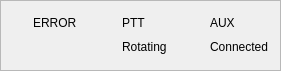
      <widget class="QFrame" name="frameStatus">
       <property name="geometry">
        <rect>
         <x>160</x>
         <y>360</y>
         <width>281</width>
         <height>71</height>
        </rect>
       </property>
       <property name="frameShape">
        <enum>QFrame::StyledPanel</enum>
       </property>
       <property name="frameShadow">
        <enum>QFrame::Raised</enum>
       </property>
       <layout class="QHBoxLayout" name="horizontalLayout_3">
        <item>
         <layout class="QGridLayout" name="gridLayout_5">
          <item row="0" column="0">
           <widget class="QLabel" name="labelLEDError">
            <property name="enabled">
             <bool>true</bool>
            </property>
            <property name="minimumSize">
             <size>
              <width>15</width>
              <height>15</height>
             </size>
            </property>
            <property name="maximumSize">
             <size>
              <width>15</width>
              <height>15</height>
             </size>
            </property>
            <property name="text">
             <string/>
            </property>
            <property name="pixmap">
             <pixmap>../src/leds/led_red_off_15x15.png</pixmap>
            </property>
            <property name="alignment">
             <set>Qt::AlignCenter</set>
            </property>
           </widget>
          </item>
          <item row="0" column="1">
           <widget class="QLabel" name="labelError">
            <property name="text">
             <string>ERROR</string>
            </property>
           </widget>
          </item>
          <item row="0" column="3">
           <widget class="QLabel" name="labelLEDPTT">
            <property name="minimumSize">
             <size>
              <width>15</width>
              <height>15</height>
             </size>
            </property>
            <property name="maximumSize">
             <size>
              <width>15</width>
              <height>15</height>
             </size>
            </property>
            <property name="text">
             <string/>
            </property>
            <property name="pixmap">
             <pixmap>../src/leds/led_blank_15x15.png</pixmap>
            </property>
            <property name="alignment">
             <set>Qt::AlignCenter</set>
            </property>
           </widget>
          </item>
          <item row="0" column="4">
           <widget class="QLabel" name="labelPTT">
            <property name="text">
             <string>PTT</string>
            </property>
           </widget>
          </item>
          <item row="0" column="6">
           <widget class="QLabel" name="labelLEDAUX">
            <property name="minimumSize">
             <size>
              <width>15</width>
              <height>15</height>
             </size>
            </property>
            <property name="maximumSize">
             <size>
              <width>15</width>
              <height>15</height>
             </size>
            </property>
            <property name="text">
             <string/>
            </property>
            <property name="pixmap">
             <pixmap>../src/leds/led_yellow_off_15x15.png</pixmap>
            </property>
            <property name="alignment">
             <set>Qt::AlignCenter</set>
            </property>
           </widget>
          </item>
          <item row="0" column="7">
           <widget class="QLabel" name="labelAUX">
            <property name="text">
             <string>AUX</string>
            </property>
           </widget>
          </item>
          <item row="1" column="3">
           <widget class="QLabel" name="labelLEDRotating">
            <property name="minimumSize">
             <size>
              <width>15</width>
              <height>15</height>
             </size>
            </property>
            <property name="maximumSize">
             <size>
              <width>15</width>
              <height>15</height>
             </size>
            </property>
            <property name="text">
             <string/>
            </property>
            <property name="pixmap">
             <pixmap>../src/leds/led_yellow_off_15x15.png</pixmap>
            </property>
            <property name="alignment">
             <set>Qt::AlignCenter</set>
            </property>
           </widget>
          </item>
          <item row="1" column="4">
           <widget class="QLabel" name="labelRotating">
            <property name="text">
             <string>Rotating</string>
            </property>
           </widget>
          </item>
          <item row="1" column="6">
           <widget class="QLabel" name="labelLEDRemote">
            <property name="minimumSize">
             <size>
              <width>15</width>
              <height>15</height>
             </size>
            </property>
            <property name="maximumSize">
             <size>
              <width>15</width>
              <height>15</height>
             </size>
            </property>
            <property name="text">
             <string/>
            </property>
            <property name="pixmap">
             <pixmap>../src/leds/led_green_off_15x15.png</pixmap>
            </property>
            <property name="alignment">
             <set>Qt::AlignCenter</set>
            </property>
           </widget>
          </item>
          <item row="1" column="7">
           <widget class="QLabel" name="labelRemote">
            <property name="text">
             <string>Connected</string>
            </property>
           </widget>
          </item>
          <item row="1" column="2">
           <layout class="QHBoxLayout" name="horizontalLayout">
            <property name="spacing">
             <number>6</number>
            </property>
            <property name="leftMargin">
             <number>12</number>
            </property>
           </layout>
          </item>
          <item row="0" column="5">
           <layout class="QHBoxLayout" name="horizontalLayout_2">
            <property name="leftMargin">
             <number>12</number>
            </property>
           </layout>
          </item>
         </layout>
        </item>
       </layout>
      </widget>
